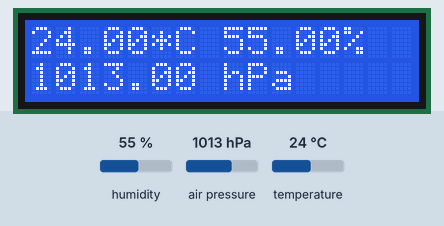
This sketch was run on a simulated Arduino Uno, built with avr-gcc and run on an emulated ATmega328P. Shown: 16×2 character LCD. The inputs (shaded band) are chosen by the test bench; at power-on: humidity 55 %, air pressure 1013 hPa, temperature 24 °C.

Above: at 3.2 s.
3.3 s: humidity set to 22 %
At 4.8 s:
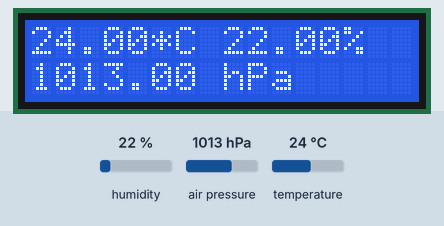
5.6 s: air pressure set to 952 hPa
At 7.4 s:
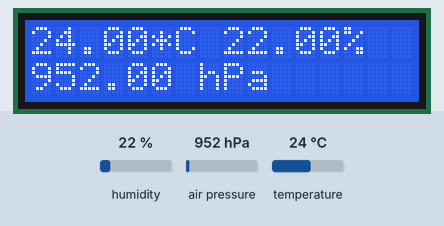
7.7 s: temperature set to 12 °C
At 8.7 s:
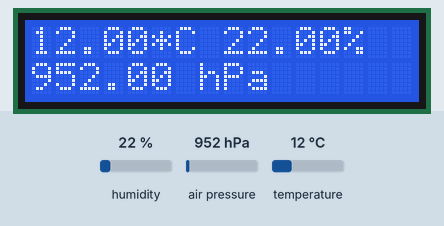
9.8 s: humidity set to 40 %
At 11.3 s:
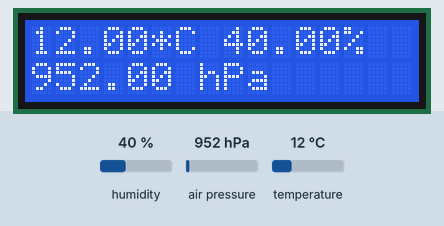
Timing chart, 0 to 12.8 s (numbered marks = the images above; inputs shaded):
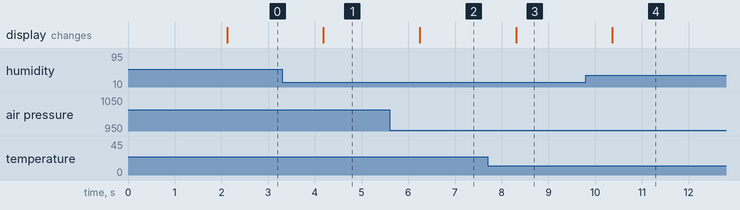

Measured:
- after the input at 3.3 s, the display: changes after 0.88 s (image 1)
- after the input at 5.6 s, the display: changes after 0.65 s (image 2)
- after the input at 7.7 s, the display: changes after 0.61 s (image 3)
- after the input at 9.8 s, the display: changes after 0.57 s (image 4)

The sketch:

Simple_Weather.ino
```cpp
#include <Wire.h>
#include <SPI.h>
#include <Adafruit_Sensor.h>
#include <Adafruit_BME280.h>
#include <LiquidCrystal_I2C.h>

const float seaLevelPressure = 1013.25; //hPa
const int delayTime = 1000;
Adafruit_BME280 bme;
LiquidCrystal_I2C lcd(0x27, 16, 2);

void setup() {
  lcd.begin();
  lcd.backlight();
  lcd.print("Weather Monitor");
  boolean status = bme.begin();
  lcd.setCursor(0,1);
  if (!status) {
    lcd.print("No Sensor!");
    while (1);
  }else{
    lcd.print("Sensor Ready");
  }
  delay(2000);
}

void loop() {
  // put your main code here, to run repeatedly:
  lcd.clear();
  lcd.print(bme.readTemperature());
  lcd.print("*C ");
  lcd.print(bme.readHumidity());
  lcd.print("%");
  lcd.setCursor(0,1);
  lcd.print(bme.readPressure() / 100.0F);
  lcd.print(" hPa");
  delay(delayTime);
}
```
